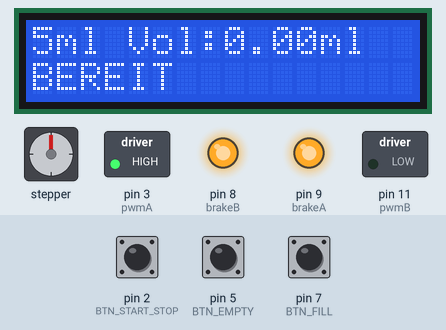
This sketch was run on a simulated Arduino Leonardo, built with avr-gcc and run on an emulated ATmega32U4. Shown: 16×2 character LCD, stepper motor, switched loads named in the sketch (green lamp = pin HIGH), output pins drawn as LEDs (lit = HIGH). The test bench sets the inputs (shaded band); at power-on: pin 7 (BTN_FILL) HIGH, pin 2 (BTN_START_STOP) HIGH, pin 5 (BTN_EMPTY) HIGH. Stepper angles assume 200 steps per turn.

Above: at 3.3 s.
3.4 s: pin 7 (BTN_FILL) pulled LOW for 0.15 s
At 3.86 s:
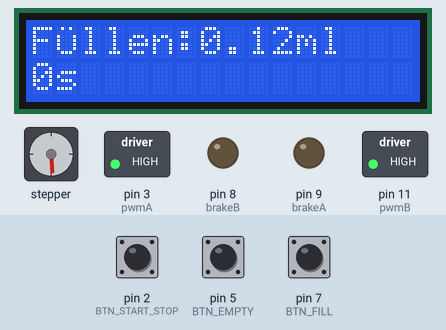
4.1 s: pin 2 (BTN_START_STOP) pulled LOW for 0.15 s
At 4.9 s:
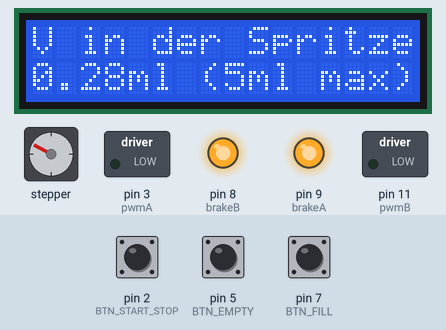
5.7 s: pin 5 (BTN_EMPTY) pulled LOW for 0.15 s
At 6.8 s:
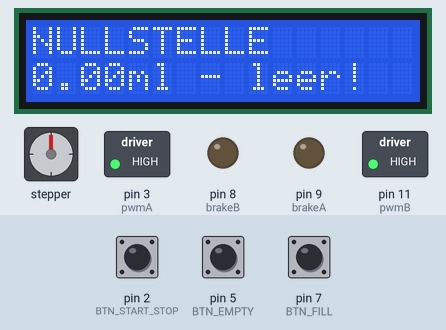
8.8 s: pin 7 (BTN_FILL) pulled LOW for 1 s
At 10.17 s:
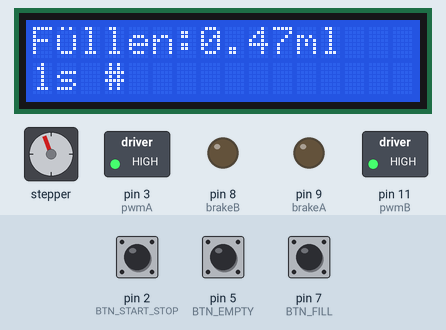
10.4 s: pin 2 (BTN_START_STOP) pulled LOW for 1 s
At 11.0 s:
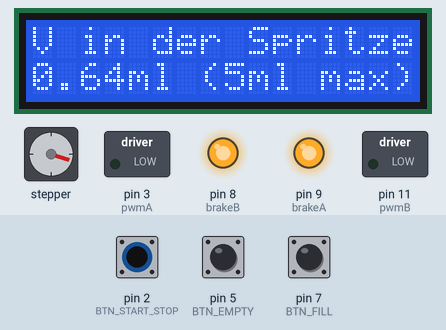
12.9 s: pin 5 (BTN_EMPTY) pulled LOW for 1 s
At 13.37 s:
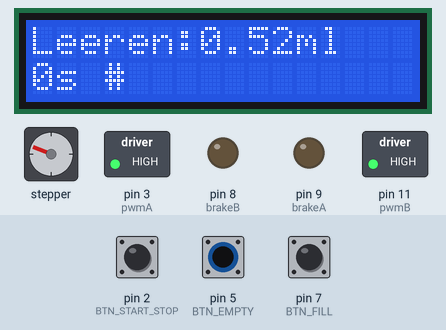
Timing chart, 0 to 16.4 s (numbered marks = the images above; inputs shaded):
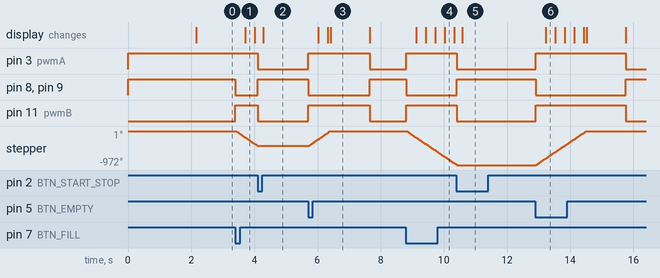

The sketch:

Spritzenpumpe_5ml.ino
```cpp
/*
 * Open Source Spritzenpumpe - 5ml Version (Thermik-Optimierung)
 * - Nur für 5ml Spritzen optimiert
 * - Ohne Encoder - nur 3 Buttons
 * - motorEnable() / motorRelease() für weniger Wärme im Stillstand
 * - Idle-Timer: Nach 2 s Inaktivität werden die Phasen freigegeben
 *
 * Hardware:
 * Arduino Leonardo + Motor Shield Rev3 (L298P) + I2C LCD + 3 Buttons
 * NEMA17 17HS08-1004S (3V/1A)
 */

#include <Wire.h>
#include <LiquidCrystal_I2C.h>
#include <Stepper.h>

// ----------------- Hier sind alle Motor Shield Rev3 Pins (Anschlüsse) -----------------
#define pwmA   3
#define pwmB  11
#define brakeA 9
#define brakeB 8
#define dirA  12
#define dirB  13

// ----------------- Die drei Taster wo ich angeschlossen habe -----------------
#define BTN_START_STOP 2    // Stop/Start Button
#define BTN_FILL       7    // Füllen Button
#define BTN_EMPTY      5    // Entleeren Button

// ----------------- Motor Einstellung -----------------
const int stepsPerRevolution = 200;
Stepper myStepper = Stepper(stepsPerRevolution, dirA, dirB);

// ----------------- LCD Display -----------------
LiquidCrystal_I2C lcd(0x27, 16, 2);

// ----------------- Deutsche Umlaute selbst gemacht weil LCD sie nicht kann -----------------
byte umlaut_ue[8] = {0x0A,0x00,0x11,0x11,0x11,0x13,0x0D,0x00}; // ü
byte umlaut_ae[8] = {0x0A,0x00,0x0E,0x01,0x0F,0x11,0x0F,0x00}; // ä
byte umlaut_oe[8] = {0x0A,0x00,0x0E,0x11,0x11,0x11,0x0E,0x00}; // ö
byte umlaut_UE[8] = {0x0A,0x00,0x11,0x11,0x11,0x11,0x0E,0x00}; // Ü
byte umlaut_AE[8] = {0x0A,0x00,0x0E,0x11,0x1F,0x11,0x11,0x00}; // Ä
byte umlaut_OE[8] = {0x0A,0x00,0x0E,0x11,0x11,0x11,0x0E,0x00}; // Ö

#define CHAR_UE_KLEIN 0
#define CHAR_AE_KLEIN 1
#define CHAR_OE_KLEIN 2
#define CHAR_UE_GROSS 3
#define CHAR_AE_GROSS 4
#define CHAR_OE_GROSS 5

// ----------------- Einstellungen für 5ml Spritze (getestet und funktioniert gut) -----------------
const int stepSize = 4250;           // soviele Schritte braucht für ganze Spritze
const float stepsPerML = 850.0;      // Schritte für einen ml
const int minSteps = -4250;          // minimum Position wenn Spritze voll ist
const float targetVolume = 5.0;      // maximum Volumen

// ----------------- verschiedene Zustände vom System -----------------
bool motorRunning = false;
bool motorStopped = false;
bool lastStopStartState = HIGH;
bool lastFillState = HIGH;
bool lastEmptyState = HIGH;

bool currentStopStartState = HIGH;
bool currentFillState = HIGH;
bool currentEmptyState = HIGH;

int motorSpeed = 120; // Geschwindigkeit in rpm, nicht zu schnell sonst verliert Schritte

// ----------------- Button-Entprellung für stabile Funktion -----------------
// Mechanische Buttons "prellen" beim Drücken mehrmals schnell
// Ohne diese Wartezeit würde ein Druck als mehrere Drücke erkannt werden
// Das führt zu ungewollten mehrfach-Ausführungen
unsigned long lastDebounceTime = 0;
unsigned long debounceDelay = 50;

int totalSteps = 0;

// ----------------- Zeit messen für Operationen -----------------
unsigned long operationStartTime = 0;
unsigned long operationDuration  = 0;
bool operationInProgress = false;

// ----------------- Motor wird heiß Fix -----------------
static unsigned long lastMoveMs = 0;
const unsigned long IDLE_RELEASE_MS = 2000; // nach 2 Sekunden Motor freigeben

// Optional: bisschen Strom lassen statt ganz freigeben
// 0..255 Wert; 0 = komplett freigeben, ca 60-80 = bisschen halten
#define HALTESTROM_DUTY 0   // auf >0 setzen wenn Motor bisschen halten soll

// ----------------- Hilfs Funktionen -----------------
void noteActivity() { lastMoveMs = millis(); }

// Motor freigeben damit er nicht überhitzt
// Wenn Motor steht soll kein Strom fließen, sonst wird er zu heiß
void motorRelease() {
  if (HALTESTROM_DUTY == 0) {
    // komplett freigeben
    digitalWrite(pwmA, LOW);
    digitalWrite(pwmB, LOW);
    digitalWrite(brakeA, HIGH); // Bremse an
    digitalWrite(brakeB, HIGH);
  } else {
    // bisschen Strom lassen falls nötig
    digitalWrite(brakeA, LOW);
    digitalWrite(brakeB, LOW);
    analogWrite(pwmA, HALTESTROM_DUTY);
    analogWrite(pwmB, HALTESTROM_DUTY);
  }
}

// Motor anschalten bevor er sich bewegen soll
void motorEnable() {
  digitalWrite(brakeA, LOW);
  digitalWrite(brakeB, LOW);
  // volle Power geben
  if (HALTESTROM_DUTY == 0) {
    digitalWrite(pwmA, HIGH);
    digitalWrite(pwmB, HIGH);
  } else {
    analogWrite(pwmA, 255);
    analogWrite(pwmB, 255);
  }
}

// ----------------- Setup läuft einmal beim Start -----------------
void setup() {
  pinMode(pwmA, OUTPUT);
  pinMode(pwmB, OUTPUT);
  pinMode(brakeA, OUTPUT);
  pinMode(brakeB, OUTPUT);

  // am Anfang Motor freigeben
  motorRelease();

  pinMode(BTN_START_STOP, INPUT_PULLUP);
  pinMode(BTN_FILL,       INPUT_PULLUP);
  pinMode(BTN_EMPTY,      INPUT_PULLUP);

  myStepper.setSpeed(motorSpeed);

  Wire.begin();
  lcd.init();
  lcd.backlight();

  lcd.createChar(CHAR_UE_KLEIN, umlaut_ue);
  lcd.createChar(CHAR_AE_KLEIN, umlaut_ae);
  lcd.createChar(CHAR_OE_KLEIN, umlaut_oe);
  lcd.createChar(CHAR_UE_GROSS, umlaut_UE);
  lcd.createChar(CHAR_AE_GROSS, umlaut_AE);
  lcd.createChar(CHAR_OE_GROSS, umlaut_OE);

  lcd.setCursor(0, 0);
  lcd.print("5ml Spritzenpumpe");
  lcd.setCursor(0, 1);
  lcd.print("V1.2 HFMTS");
  delay(2000);

  updatePumpDisplay();
  noteActivity();
}

// ----------------- Main Loop läuft immer und immer -----------------
void loop() {
  handlePumpOperation();

  // wenn nichts passiert nach 2 Sekunden Motor freigeben
  if (!motorRunning && !operationInProgress) {
    if (millis() - lastMoveMs > IDLE_RELEASE_MS) {
      motorRelease();
    }
  }

  delay(10);
}

// ----------------- Hier wird alles mit den Buttons gemacht -----------------
void handlePumpOperation() {
  currentStopStartState = digitalRead(BTN_START_STOP);
  currentFillState      = digitalRead(BTN_FILL);
  currentEmptyState     = digitalRead(BTN_EMPTY);

  if (currentStopStartState != lastStopStartState) {
    lastDebounceTime = millis();
  }

  if ((millis() - lastDebounceTime) > debounceDelay) {
    if (currentStopStartState == LOW && lastStopStartState == HIGH) {
      if (motorRunning || operationInProgress) {
        motorRunning = false;
        motorStopped = true;

        if (operationInProgress) {
          operationDuration = (millis() - operationStartTime) / 1000;
          operationInProgress = false;
        }
        updatePumpDisplay();
        motorRelease(); // sofort freigeben damit Motor nicht überhitzt
      } else {
        motorRunning = true;
        motorStopped = false;
        operationStartTime = millis();
        operationInProgress = true;
        motorEnable(); // Motor bereit machen
      }
    }
  }
  lastStopStartState = currentStopStartState;

  if (currentFillState == LOW && lastFillState == HIGH) {
    if (totalSteps <= minSteps) {
      lcd.clear();
      lcd.setCursor(0, 0);
      lcd.print("MAX erreicht");
      lcd.setCursor(0, 1);
      lcd.print("5ml - voll!");
      delay(1200);
      updatePumpDisplay();
    } else {
      performFillOperation();
    }
  }
  lastFillState = currentFillState;

  if (currentEmptyState == LOW && lastEmptyState == HIGH) {
    if (totalSteps >= 0) {
      lcd.clear();
      lcd.setCursor(0, 0);
      lcd.print("NULLSTELLE");
      lcd.setCursor(0, 1);
      lcd.print("0.00ml - leer!");
      delay(1200);
      updatePumpDisplay();
    } else {
      performEmptyOperation();
    }
  }
  lastEmptyState = currentEmptyState;

  if (motorRunning) {
    motorEnable();
    myStepper.step(1);
    noteActivity();
    static unsigned long lastDisplayUpdate = 0;
    if (millis() - lastDisplayUpdate > 500) {
      updatePumpDisplay();
      lastDisplayUpdate = millis();
    }
  }
}

void performFillOperation() {
  motorRunning = false;
  motorStopped = false;
  operationInProgress = true;
  operationStartTime = millis();

  motorEnable();

  for (int i = 0; i < stepSize; i++) {
    // schauen ob schon voll ist
    if (totalSteps - i <= minSteps) {
      motorStopped = true;
      operationDuration = (millis() - operationStartTime) / 1000;
      operationInProgress = false;
      totalSteps -= i;

      lcd.clear();
      lcd.setCursor(0, 0);
      lcd.print("MAX erreicht");
      lcd.setCursor(0, 1);
      lcd.print("5ml - voll!");
      delay(1200);
      break;
    }

    // Stop Button gedrückt?
    if (digitalRead(BTN_START_STOP) == LOW) {
      motorStopped = true;
      operationDuration = (millis() - operationStartTime) / 1000;
      operationInProgress = false;
      totalSteps -= i;
      motorRelease();
      delay(150);
      break;
    }

    // einen Schritt rückwärts (füllen)
    myStepper.step(-1);
    noteActivity();

    if (i % 100 == 0) {
      float currentVol = abs((float)(totalSteps - i) / stepsPerML);
      unsigned long currentTime = (millis() - operationStartTime) / 1000;

      lcd.clear();
      lcd.setCursor(0, 0);
      lcd.print("F");
      lcd.write(CHAR_UE_GROSS);
      lcd.print("llen:");
      lcd.print(currentVol, 2);
      lcd.print("ml");

      lcd.setCursor(0, 1);
      lcd.print(currentTime);
      lcd.print("s ");

      int currentHashes = (int)((currentVol / targetVolume) * 13.0);
      if (currentHashes > 13) currentHashes = 13;
      for (int h = 0; h < currentHashes; h++) lcd.print("#");
    }
  }

  if (!motorStopped) {
    totalSteps -= stepSize;
    operationDuration = (millis() - operationStartTime) / 1000;
    operationInProgress = false;
  }

  updatePumpDisplay();
  motorRelease();   // Motor freigeben nach Operation
  noteActivity();   // Timer zurücksetzen
  delay(80);
}

void performEmptyOperation() {
  motorRunning = false;
  motorStopped = false;
  operationInProgress = true;
  operationStartTime = millis();

  motorEnable();

  for (int i = 0; i < stepSize; i++) {
    // schauen ob schon leer ist
    if (totalSteps + i >= 0) {
      motorStopped = true;
      operationDuration = (millis() - operationStartTime) / 1000;
      operationInProgress = false;
      totalSteps += i;

      lcd.clear();
      lcd.setCursor(0, 0);
      lcd.print("NULLSTELLE");
      lcd.setCursor(0, 1);
      lcd.print("0.00ml - leer!");
      delay(1200);
      break;
    }

    // Stop Button gedrückt?
    if (digitalRead(BTN_START_STOP) == LOW) {
      motorStopped = true;
      operationDuration = (millis() - operationStartTime) / 1000;
      operationInProgress = false;
      totalSteps += i;
      motorRelease();
      delay(150);
      break;
    }

    // einen Schritt vorwärts (leeren)
    myStepper.step(1);
    noteActivity();

    if (i % 100 == 0) {
      float currentVol = abs((float)(totalSteps + i) / stepsPerML);
      unsigned long currentTime = (millis() - operationStartTime) / 1000;

      lcd.clear();
      lcd.setCursor(0, 0);
      lcd.print("Leeren:");
      lcd.print(currentVol, 2);
      lcd.print("ml");

      lcd.setCursor(0, 1);
      lcd.print(currentTime);
      lcd.print("s ");

      int currentHashes = (int)((currentVol / targetVolume) * 13.0);
      if (currentHashes > 13) currentHashes = 13;
      if (currentHashes < 0)  currentHashes = 0;
      for (int h = 0; h < currentHashes; h++) lcd.print("#");
    }
  }

  if (!motorStopped) {
    totalSteps += stepSize;
    operationDuration = (millis() - operationStartTime) / 1000;
    operationInProgress = false;
  }

  updatePumpDisplay();
  motorRelease();   // Motor freigeben nach Operation
  noteActivity();   // Timer zurücksetzen
  delay(80);
}

// ----------------- Display Anzeige updaten -----------------
void updatePumpDisplay() {
  lcd.clear();
  float currentVol = abs((float)totalSteps / stepsPerML);

  if (motorStopped) {
    lcd.setCursor(0, 0);
    lcd.print("V in der Spritze:");
    lcd.setCursor(0, 1);
    lcd.print(currentVol, 2);
    lcd.print("ml (5ml max)");
    return;
  }

  lcd.setCursor(0, 0);
  lcd.print("5ml Vol:");
  lcd.print(currentVol, 2);
  lcd.print("ml");

  lcd.setCursor(0, 1);
  if (motorRunning) {
    lcd.print("LAUFEND");
  } else {
    lcd.print("BEREIT");
  }
}
```

Measured:
- after the input at 3.4 s, pin 8 (brakeB), pin 9 (brakeA): HIGH → LOW at once; pin 11 (pwmB): LOW → HIGH at once; stepper: turns 409° counter-clockwise in 0.68 s, starting at once; the display: changes after 0.32 s (image 1)
- after the input at 4.1 s, pin 3 (pwmA), pin 11 (pwmB): HIGH → LOW at once; pin 8 (brakeB), pin 9 (brakeA): LOW → HIGH at once; stepper: goes on until 4.1 s, then stays -422°; the display: changes after 0.19 s (image 2)
- after the input at 5.7 s, pin 3 (pwmA), pin 11 (pwmB): LOW → HIGH at once, → LOW 2.0 s later; pin 8 (brakeB), pin 9 (brakeA): HIGH → LOW at once, → HIGH 2.0 s later; stepper: turns 422° clockwise in 0.70 s, starting at once; the display: first changes after 0.32 s (image 3 shows a later state)
- after the input at 8.8 s, pin 3 (pwmA), pin 11 (pwmB): LOW → HIGH at once; pin 8 (brakeB), pin 9 (brakeA): HIGH → LOW at once; stepper: keeps turning counter-clockwise at about 609°/s, starting at once; the display: first changes after 0.32 s (image 4 shows a later state)
- after the input at 10.4 s, pin 3 (pwmA), pin 11 (pwmB): HIGH → LOW at once; pin 8 (brakeB), pin 9 (brakeA): LOW → HIGH at once; the display: changes after 0.19 s (image 5)
- after the input at 12.9 s, pin 3 (pwmA), pin 11 (pwmB): LOW → HIGH at once, → LOW 2.9 s later; pin 8 (brakeB), pin 9 (brakeA): HIGH → LOW at once, → HIGH 2.9 s later; stepper: turns 972° clockwise in 1.6 s, starting at once; the display: changes after 0.32 s (image 6)
- what the display in image 3 shows lasts 1.3 s, from 6.4 s to 7.7 s
